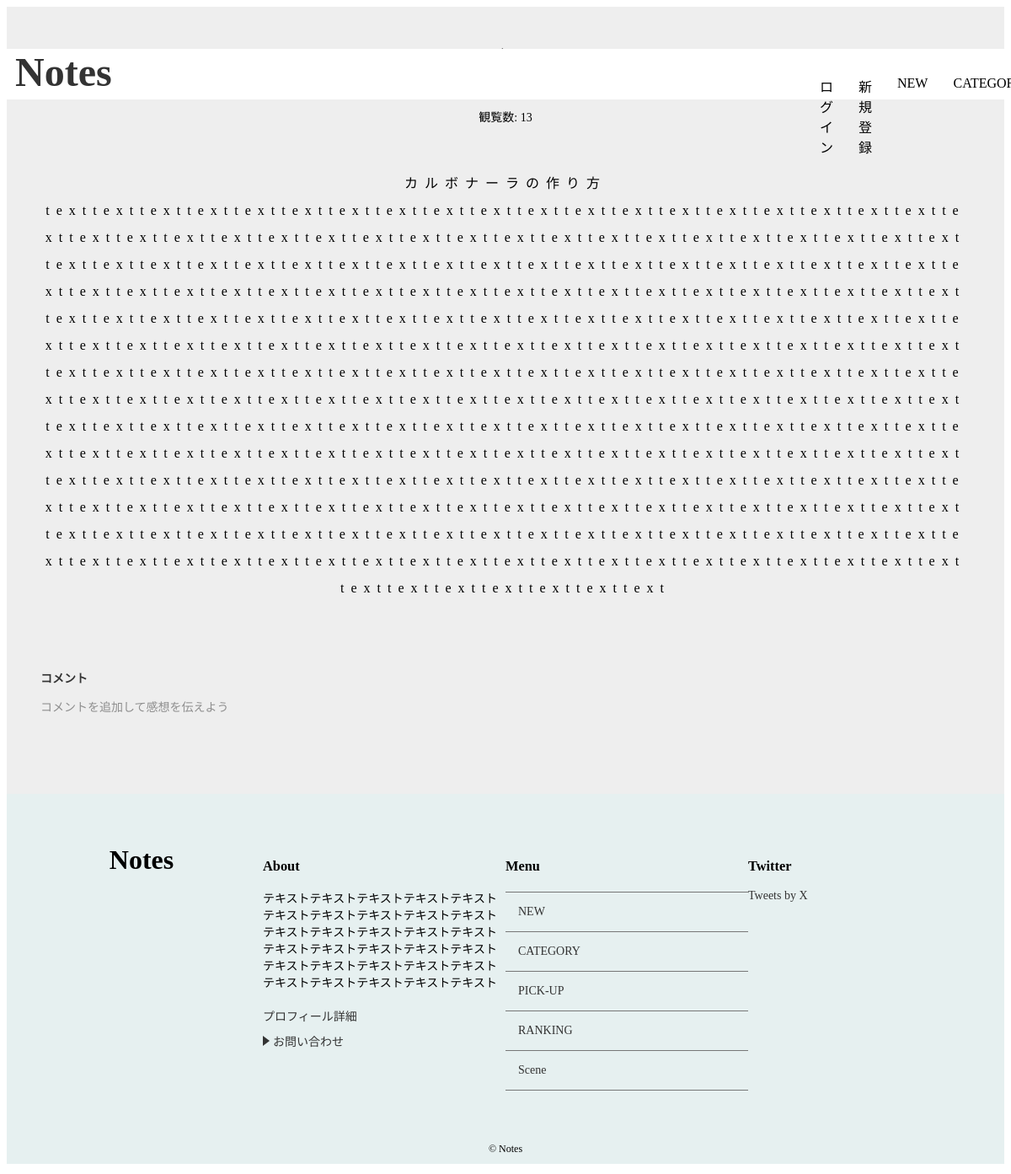
Page /detail/5/ on the committed database.
### notes/models.py (models this page shows, shortened)
class Post(models.Model):
    title = models.CharField('タイトル',max_length=255)
    image = models.ImageField(upload_to='images',verbose_name='イメージ画像',null=True, blank=True)
    text = models.TextField('本文')
    author = models.ForeignKey(User, on_delete=models.CASCADE, verbose_name='著者', null=True, blank=True)
    created_at = models.DateTimeField('作成日',default=timezone.now)
    category = models.ForeignKey(Category,verbose_name='カテゴリ',on_delete=models.PROTECT)
    views = models.PositiveIntegerField(default=1)
    tags = TaggableManager()

### notes/views.py (the view)
# urls.py: path('detail/<int:pk>/',views.DetailView.as_view(),name='detail'),
class DetailView(generic.DetailView):
    model = Post
    def get(self, request, *args, **kwargs):
        response = super().get(request, *args, **kwargs)
        post = self.get_object()
        post.views += 1
        post.save()
        return response

### notes/context_processors.py (called while the page is built)
def common(repuest):
    context = {
        'category_list':Category.objects.all(),
    }
    return context

### notes/models.py (called while the page is built)
    def __str__(self):
        return self.name

### notes/templates/notes/post_detail.html (shortened to what this page needs)
{% extends 'notes/base.html' %}
{% load static %}
{% block extra_css %}
<link rel="stylesheet" href="{% static 'notes/css/detail.css' %}">
{% endblock %}
{% block content %}
{% if post %}
<div id="post-detail-container">
  <div id="post-detail" class="wrapper">
    <div id="post-detail-title">{{ post.title }}</div>
    <div id="post-detail-created_at">
    </div>
    <p>観覧数: {{ post.views }}</p>
    <div id="post-detail-text">
      {{ post.text|linebreaksbr }}
    </div>
    {% else %}
    <p>データが見つかりませんでした。</p>
  {% endif %}
  </div>
    <div id="post-detail-comments" class="wrapper">
    <div id="comment-btn">
      <a  href="{% url 'notes:comment' post.pk %}">コメント</a>
      <p>コメントを追加して感想を伝えよう</p>
    </div>
  </div>
</div>
{% endblock %}

### notes/static/notes/css/index.css (style rules this page uses)
* { box-sizing: border-box; }
html { font-size: 100%; scroll-behavior: smooth; }
body { font-size: 0.875rem; background-color: #ffffff; }
a { color: #333; text-decoration: none; transform: all 0.5s; }
.wrapper { max-width: 1200px; margin: 0 auto; padding: 0 0; }
@media (min-width: 768px) { #post-detail-title { font-size: 1.5rem; } }
@media (min-width: 768px) { #post-detail-text { padding: 20px; } }

### notes/static/notes/css/detail.css (style rules this page uses)
#post-detail-container { max-width: 100%; background-color: #eeeeee; padding-top: 40px; padding-bottom: 40px; margin: 0 auto; min-height: 100vh; }
#post-detail { text-align: center; }
#post-detail-title { font-size: 2rem; font-weight: bold; }
#post-detail-text { max-width: 100%; padding: 40px 40px; box-sizing: border-box; word-wrap: break-word; font-size: 1rem; letter-spacing: 0.5em; line-height: 2; }
#post-detail-comments { padding: 40px 40px; }
#comment-btn a { font-weight: bold; }
#comment-btn p { opacity: 0.4; }

### rows in the picture
Post: views "13", text "カルボナーラの作り方texttexttexttexttexttexttexttexttexttexttexttexttexttexttexttexttexttexttexttexttexttexttexttexttexttexttexttexttexttexttexttexttexttexttexttexttexttexttexttexttexttexttexttexttexttexttexttexttexttexttexttexttexttexttexttexttexttexttexttexttexttexttexttexttexttexttexttexttexttexttexttexttexttexttexttexttexttexttexttexttexttexttexttexttexttexttexttexttexttexttexttexttexttexttexttexttexttexttexttexttexttexttexttexttexttexttexttexttexttexttexttexttexttexttexttexttexttexttexttexttexttexttexttexttexttexttexttexttexttexttexttexttexttexttexttexttexttexttexttexttexttexttexttexttexttexttexttexttexttexttexttexttexttexttexttexttexttexttexttexttexttexttexttexttexttexttexttexttexttexttexttextte…"
